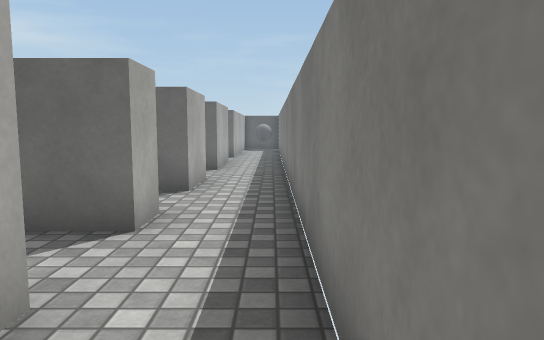
View 1 (above)

24 first-person views from a walk through a 3-D level made in the Unity game engine. The camera is 1.2 m above the floor, tilts 6° down and sees 70° across. The floor is counted in squares, 1 m on a side. Each view is taken from the middle of a square. On the plan, view 1 faces up. The plan holds only what a view shows up to about 15 squares ahead; the rest is blank. Surface patterns are stand-ins for the level's own textures.

View 2
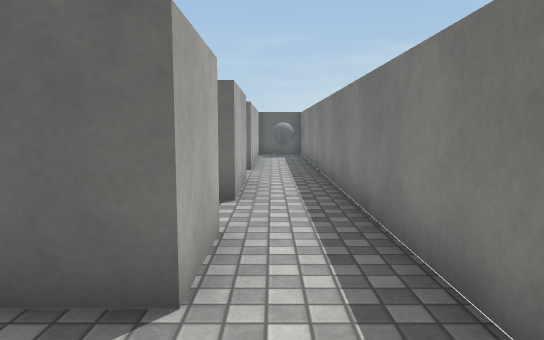

View 3
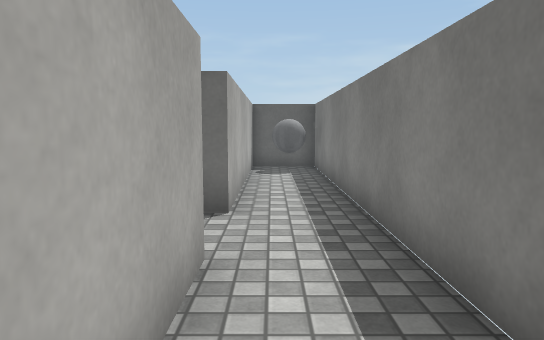

View 4
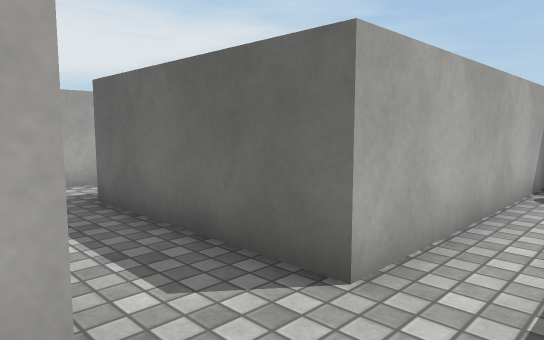

View 5
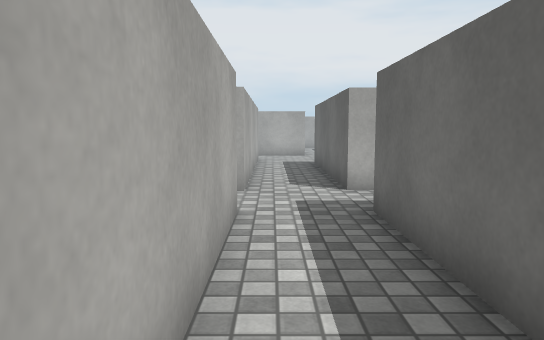

View 6
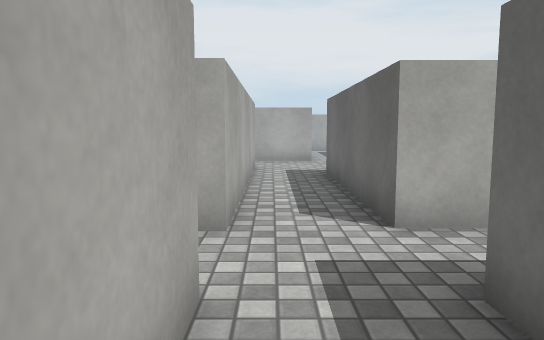

View 7
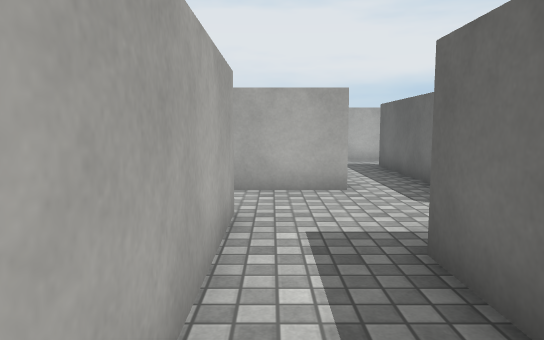

View 8
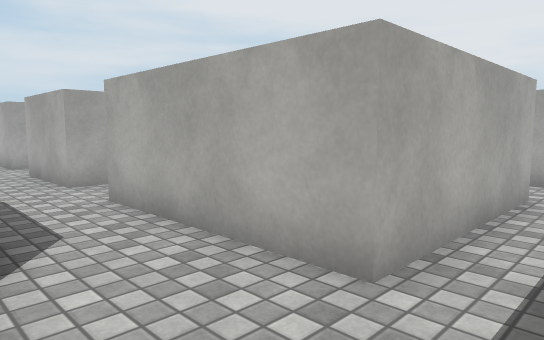

View 9
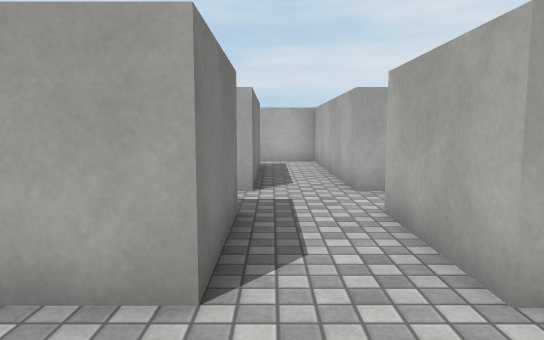

View 10
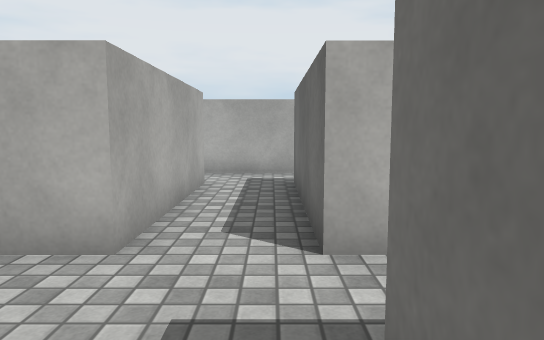

View 11
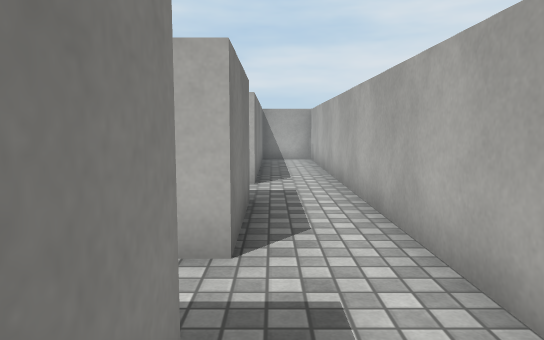

View 12
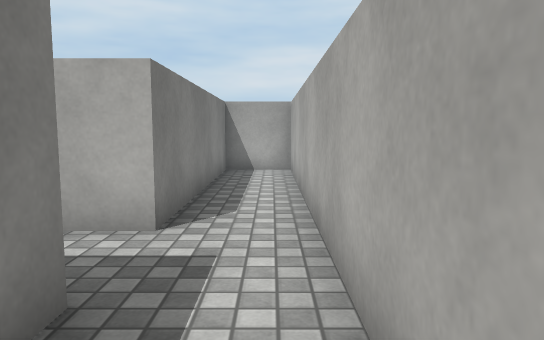

View 13
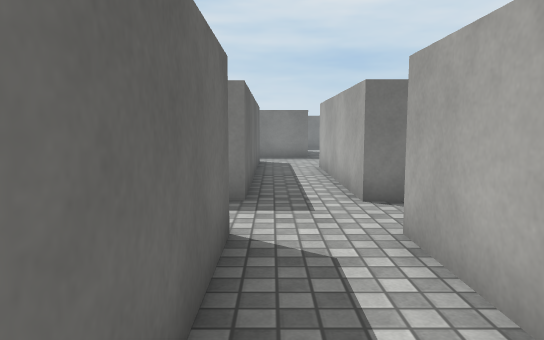

View 14
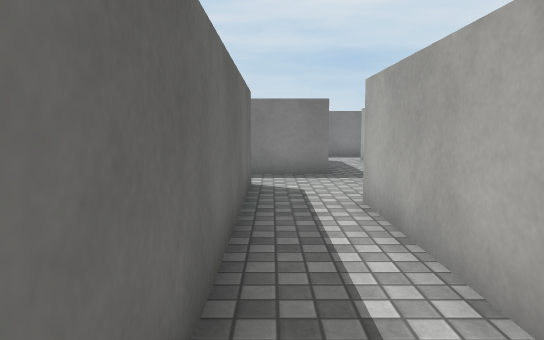

View 15
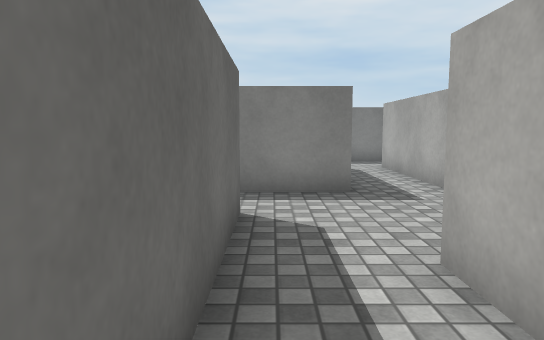

View 16
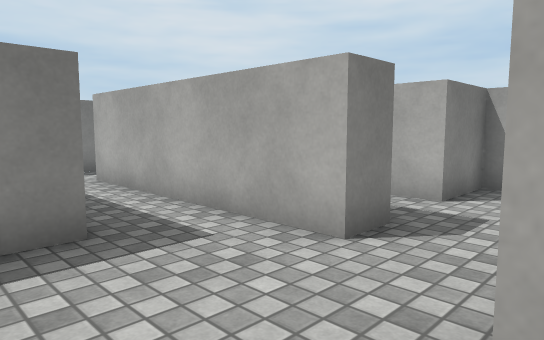

View 17
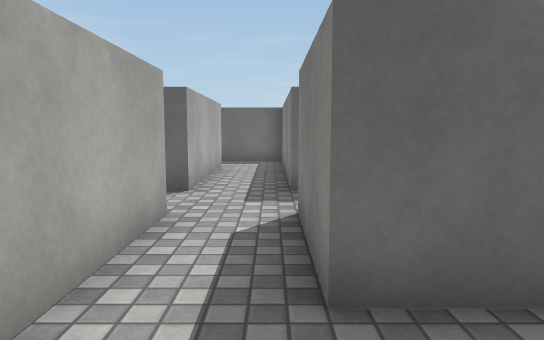

View 18
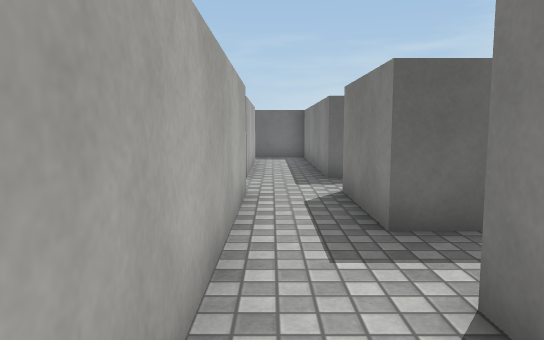

View 19
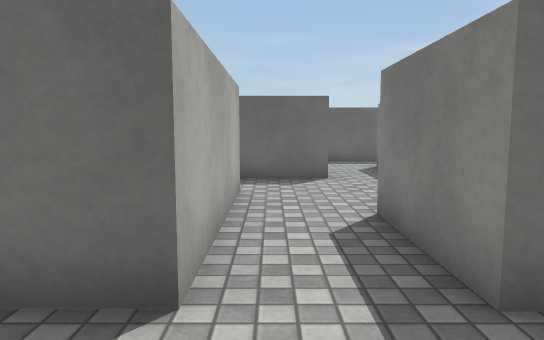

View 20
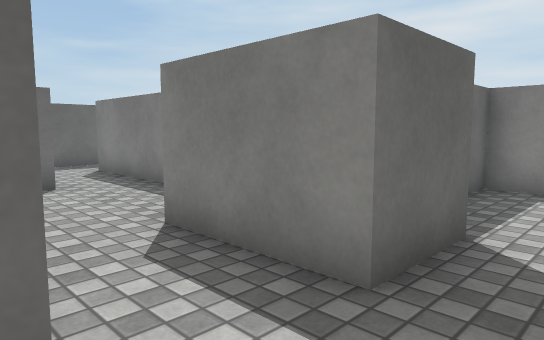

View 21
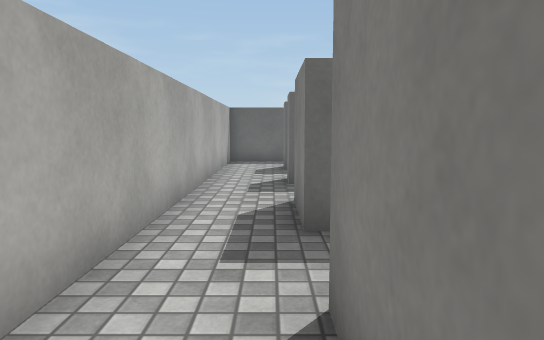

View 22
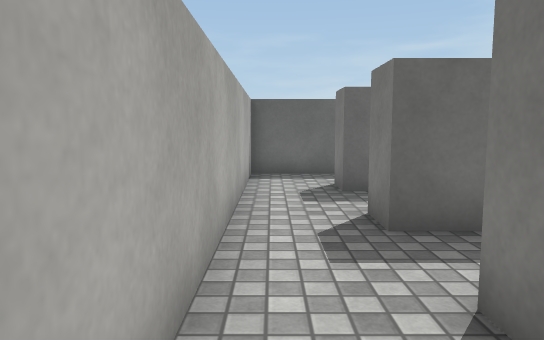

View 23
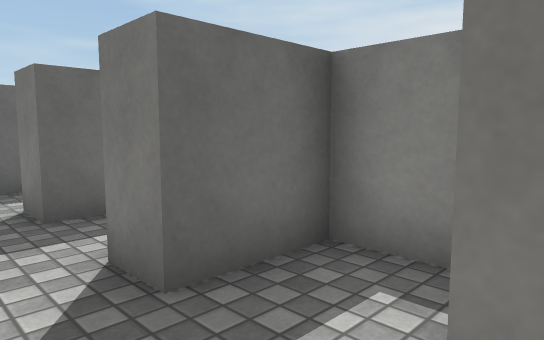

View 24
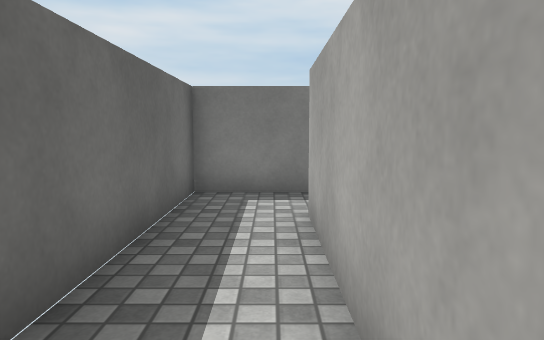

### Floor plan
Ten units are one square. View 1 is at (0, 0); x grows to the right and y downward. Boxes are objects, and circles mark ways between rooms. Rooms are numbered by the first view taken in them; rooms with no view inside come last. Other rooms are left out.
<svg viewBox="-261 -240 271 270">
<path fill="none" stroke="#000" d="M-144 -115 -165 -115 -165 -145 -85 -145M-167 -45 -105 -45M-146 -178 -146 -215M-95 -65 -165 -65 -165 -95 -151 -95M-165 -185 -236 -185 -236 -195M-210 -45 -186 -45 -186 25 -165 25M-66 -145 -16 -145M-236 -64 -236 -95 -186 -95 -186 -65 -224 -65M-236 -165 -186 -165 -186 -115 -236 -115M-256 -115 -256 25 -236 25 -236 -45 -225 -45M-134 -215 -85 -215 -85 -165 -146 -165M-86 -14 -86 -25M-165 6 -165 -45M-138 -235 -159 -235M-231 -215 -256 -215 -256 -165M-89 25 -86 25 -86 5 -75 5M4 -144 4 -211M4 -5 4 -25M5 -235 -16 -235 -16 -165 -66 -165 -66 -235 -120 -235M-51 -115 -66 -115 -66 -145M-66 -89 -66 -95M-16 -95 -16 -75M-85 -65 -95 -65M-16 -55 -16 -45 -30 -45M-16 -145 -16 -115 -20 -115M-85 -145 -85 -76M-66 -44 -66 -66M4 -74 4 -144M-86 -25 -15 -25M4 -25 4 -55M-216 -141 -216 -155 -236 -155 -236 -165M-236 -115 -236 -135M-256 -165 -256 -115"/>
<rect x="-15" y="-235" width="20" height="20" fill="#bbb"><title>ball</title></rect>
<circle cx="-100" cy="-55" r="3" fill="#2a7"/>
<circle cx="-5" cy="-150" r="3" fill="#2a7"/>
<circle cx="-5" cy="-20" r="3" fill="#2a7"/>
<circle cx="-75" cy="-150" r="3" fill="#2a7"/>
<circle cx="-95" cy="-20" r="3" fill="#2a7"/>
<circle cx="-245" cy="-125" r="3" fill="#2a7"/>
<circle cx="-245" cy="-160" r="3" fill="#2a7"/>
<text x="-150" y="-110">1</text>
<text x="-50" y="-100">2</text>
<text x="-240" y="-140">3</text>
</svg>
Room 1 opens to room 2. Room 1 opens to room 3.

Where each view was taken, in squares from view 1:
view 1: 0 up, 0 right, facing up
view 2: 5 up, 1 left, facing up
view 3: 11 up, 1 left, facing up
view 4: 14 up, 0 right, facing up-left
view 5: 15 up, 1 left, facing left
view 6: 15 up, 4 left, facing left
view 7: 15 up, 11 left, facing left
view 8: 18 up, 16 left, facing down-left
view 9: 12 up, 17 left, facing down
view 10: 11 up, 15 left, facing left
view 11: 13 up, 24 left, facing down
view 12: 9 up, 25 left, facing down
view 13: 6 up, 23 left, facing right
view 14: 6 up, 17 left, facing right
view 15: 6 up, 14 left, facing right
view 16: 6 up, 11 left, facing down-right
view 17: 9 up, 7 left, facing up
view 18: 7 up, 8 left, facing up
view 19: 9 up, 18 left, facing up
view 20: 10 up, 19 left, facing up-right
view 21: 7 up, 24 left, facing up
view 22: 11 up, 25 left, facing up
view 23: 13 up, 25 left, facing up-right
view 24: 22 up, 14 left, facing right
